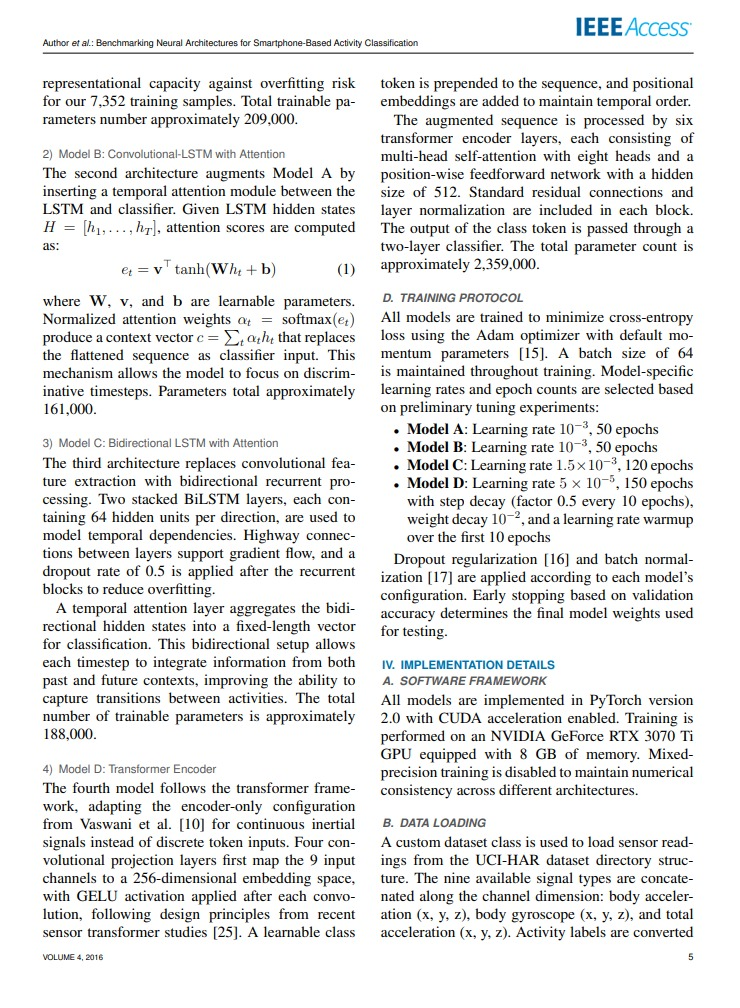
#> input picture image3.jpeg, 740 x 1008 px; its folder holds only this picture in this run
$ python -i frequency_filter.py   (imports and definitions only)
#> lines starting #> are read from the running program, lines starting #| are printed output that depends on the picture; after the words box and inside, x2 and y2 are one past the last pixel; in counts of white or black regions, pixels touching at a corner belong together
#> further down, picture is the input picture: shape (1008, 740, 3); mean B, G, R 232.2, 232.8, 232.2
# normalization/frequency_filter.py
"""
Image artifact removal: glare inpainting, moiré suppression, shadow removal,
and white balance correction.

All functions operate on BGR uint8 numpy arrays (OpenCV convention).
"""

import cv2
import numpy as np
from scipy import ndimage


# ----------------------------------------------------------------
# Glare removal — LAB thresholding + inpainting
# ----------------------------------------------------------------

def detect_glare_mask(image_bgr, lightness_threshold=230, min_area=100):
    """
    Detect glare/specular highlight regions using LAB L-channel.

    Glare spots are saturated-white patches with very high luminance.
    We threshold the L-channel, then clean up with morphological ops.

    Returns: binary mask (uint8, 255=glare, 0=normal)
    """
#> called with lightness_threshold = 230, min_area = 100
    lab = cv2.cvtColor(image_bgr, cv2.COLOR_BGR2LAB)
#> lab: shape (1008, 740, 3); mean of channels 0, 1, 2 233.7, 127.8, 128.3
    l_channel = lab[:, :, 0]

    # Threshold: L > threshold → glare
    _, glare_mask = cv2.threshold(
        l_channel, lightness_threshold, 255, cv2.THRESH_BINARY
    )
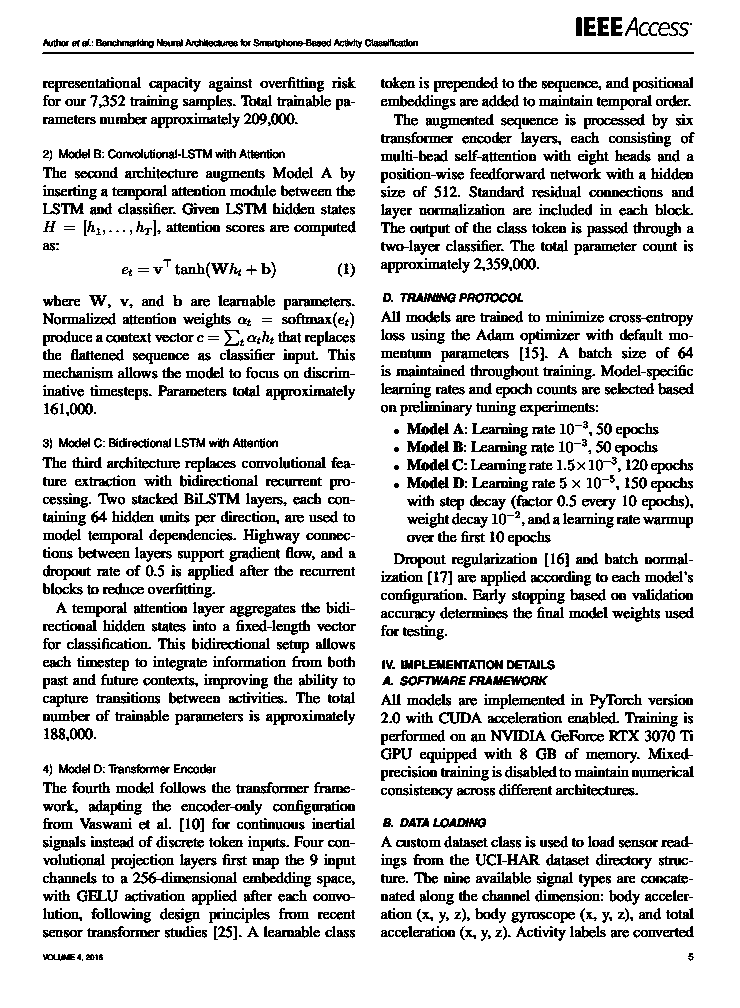
#> glare_mask: shape (1008, 740); 84.6% white; black in thin lines or dots, all inside (x1, y1, x2, y2) = (42, 17, 695, 961)

    # Morphological ops: close small holes, dilate to cover edges of glare
    kernel = cv2.getStructuringElement(cv2.MORPH_ELLIPSE, (7, 7))
    glare_mask = cv2.morphologyEx(glare_mask, cv2.MORPH_CLOSE, kernel, iterations=2)
#> glare_mask: shape (1008, 740); every value is 255
    glare_mask = cv2.dilate(glare_mask, kernel, iterations=1)

    # Remove tiny detections (noise) — keep only substantial glare regions
    contours, _ = cv2.findContours(
        glare_mask, cv2.RETR_EXTERNAL, cv2.CHAIN_APPROX_SIMPLE
    )
#> contours = [[[0, 0], [0, 1007], [739, 1007], [739, 0]]]
    cleaned = np.zeros_like(glare_mask)
    for c in contours:
        if cv2.contourArea(c) >= min_area:
            cv2.drawContours(cleaned, [c], -1, 255, -1)
#> this loop made 1 pass
#> c on pass 1: [[0, 0], [0, 1007], [739, 1007], [739, 0]]

    return cleaned


def remove_glare(image_bgr, lightness_threshold=230, inpaint_radius=5):
    """
    Remove glare by detecting bright spots and inpainting them.

    Two-phase approach:
    1. Detect glare mask via LAB L-channel thresholding
    2. Inpaint the masked regions using Telea's algorithm

    This fills in glare spots with data from surrounding pixels,
    which is far better than just adjusting contrast (CLAHE).
    """
    glare_mask = detect_glare_mask(image_bgr, lightness_threshold)

    glare_pixels = cv2.countNonZero(glare_mask)
#> glare_pixels = 745920
    total_pixels = image_bgr.shape[0] * image_bgr.shape[1]
#> total_pixels = 745920
    glare_pct = glare_pixels / total_pixels * 100
#> glare_pct = 100

    if glare_pct < 0.1:
        # No significant glare detected
        print(f"  [norm] No significant glare detected (<0.1%)")
        return image_bgr

    if glare_pct > 20.0:
        # Real specular glare is a LOCAL highlight. A mask covering a large
        # fraction of the frame means the detector latched onto bright paper
        # itself — inpainting would erase the document (observed: 99.7% mask
        # -> whole page inpainted to mush).
        print(f"  [norm] Glare mask covers {glare_pct:.0f}% — bright paper, skipping inpaint")
#|   [norm] Glare mask covers 100% — bright paper, skipping inpaint
        return image_bgr

    # Per-blob gate: true specular glare is a COMPACT highlight. On matte
    # paper photos the L-threshold also catches ordinary bright paper patches;
    # inpainting those smears ghost blotches through the text (observed on the
    # hand-shadow defect samples). Keep only blobs each smaller than 1.5% of
    # the page.
    n, labels, stats, _ = cv2.connectedComponentsWithStats(glare_mask, connectivity=8)
    max_blob = 0.015 * total_pixels
    kept = np.zeros_like(glare_mask)
    kept_px = 0
    for i in range(1, n):
        if stats[i, cv2.CC_STAT_AREA] <= max_blob:
            kept[labels == i] = 255
            kept_px += stats[i, cv2.CC_STAT_AREA]
    if kept_px / total_pixels * 100 < 0.1:
        print(f"  [norm] Glare blobs all page-scale bright paper — skipping inpaint")
        return image_bgr
    glare_mask = kept
    print(f"  [norm] Glare detected: {kept_px / total_pixels * 100:.1f}% of image (compact blobs), inpainting...")

    # Inpaint: Telea method (fast marching) works well for document images
    result = cv2.inpaint(image_bgr, glare_mask, inpaint_radius, cv2.INPAINT_TELEA)

    return result


# ----------------------------------------------------------------
# Contrast normalization — CLAHE (post-glare-removal polish)
# ----------------------------------------------------------------

def normalize_contrast(image_bgr, clip_limit=2.0, tile_grid=(8, 8)):
    """
    Normalize contrast using CLAHE on the L-channel of LAB space.
    Applied AFTER glare removal as a final polish step.
    """
#> called with clip_limit = 2, tile_grid = (8, 8)
    lab = cv2.cvtColor(image_bgr, cv2.COLOR_BGR2LAB)
    l, a, b = cv2.split(lab)
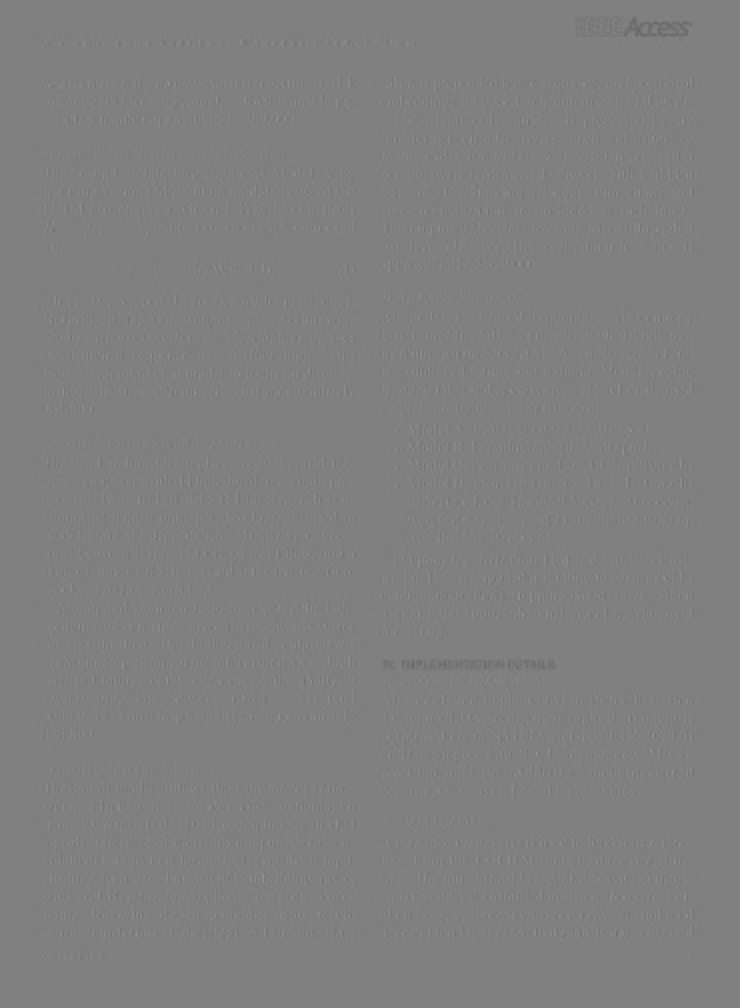
#> a: shape (1008, 740); min 97, max 147, mean 127.8

    clahe = cv2.createCLAHE(clipLimit=clip_limit, tileGridSize=tile_grid)
    l_eq = clahe.apply(l)

    lab_eq = cv2.merge([l_eq, a, b])
#> lab_eq: shape (1008, 740, 3); mean of channels 0, 1, 2 230.5, 127.8, 128.3
    return cv2.cvtColor(lab_eq, cv2.COLOR_LAB2BGR)


# ----------------------------------------------------------------
# Shadow removal — difference-of-Gaussians
# ----------------------------------------------------------------

# [155 lines left out: functions remove_shadows, white_balance_gray_world, remove_moire, measure_shadow_gradient, measure_moire_score, measure_contrast, not called in this run]


# ----------------------------------------------------------------
# Legacy aliases for backward compatibility
# ----------------------------------------------------------------

def suppress_glare(image_bgr, clip_limit=2.0, tile_grid=(8, 8)):
    """Legacy alias — calls remove_glare + normalize_contrast."""
    result = remove_glare(image_bgr)
    return normalize_contrast(result, clip_limit, tile_grid)

>>> import cv2
>>> picture = cv2.imread('../image3.jpeg')
>>> result = suppress_glare(picture)

$ run again, on image.png
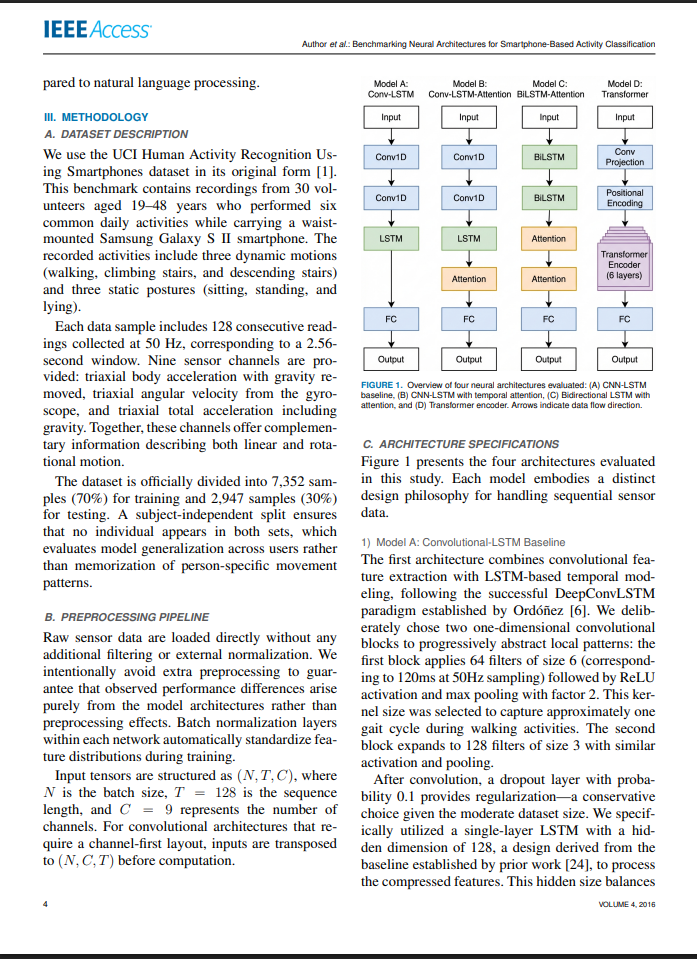
#> input picture image.png, 697 x 959 px
#> picture is the input picture: shape (959, 697, 3); mean B, G, R 232.4, 232.2, 231.8
#> lab: shape (959, 697, 3); mean of channels 0, 1, 2 233.8, 128.9, 128
#> in detect_glare_mask, `_, glare_mask = cv2.threshold( l_channel, lightness_threshold, 255, cv..`:
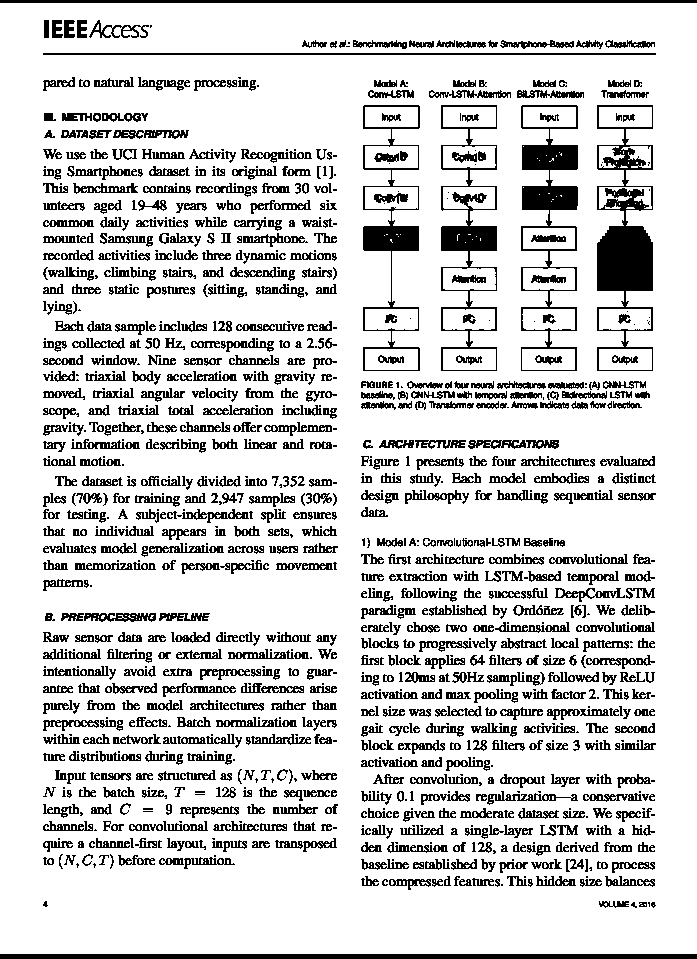
#> glare_mask: shape (959, 697); 83% white; black in thin lines or dots
#> in detect_glare_mask, `glare_mask = cv2.dilate(glare_mask, kernel, iterations=1)`:
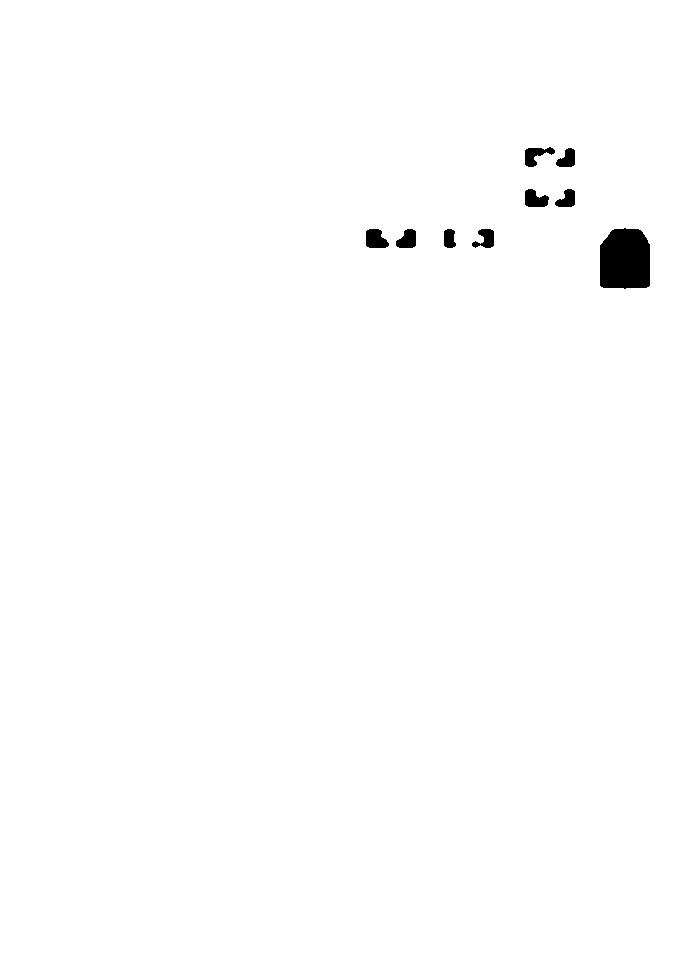
#> glare_mask: shape (959, 697); 99.3% white; 9 black regions, largest, box (x1, y1, x2, y2) and area: (600, 228, 650, 289) 2758, (366, 229, 389, 248) 342, (525, 189, 549, 207) 313
#> contours = [[[0, 0], [0, 958], [696, 958], [696, 0]]]
#> the loop in detect_glare_mask, `for c in contours:` made 1 pass
#> c on pass 1: [[0, 0], [0, 958], [696, 958], [696, 0]]
#> glare_pixels = 668423
#> glare_pct = 100
#|   [norm] Glare mask covers 100% — bright paper, skipping inpaint
#> lab_eq: shape (959, 697, 3); mean of channels 0, 1, 2 231.3, 128.9, 128
